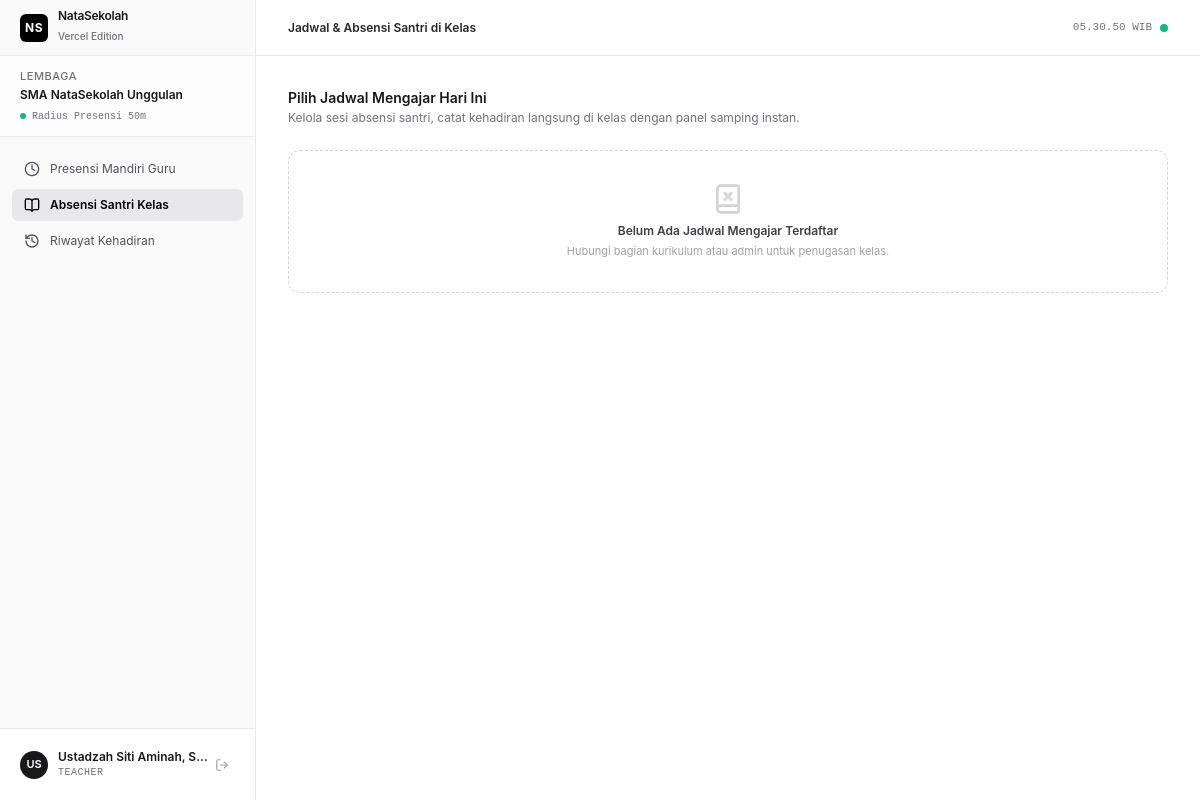
Before: /teacher/classes (signed in) with the older database file.
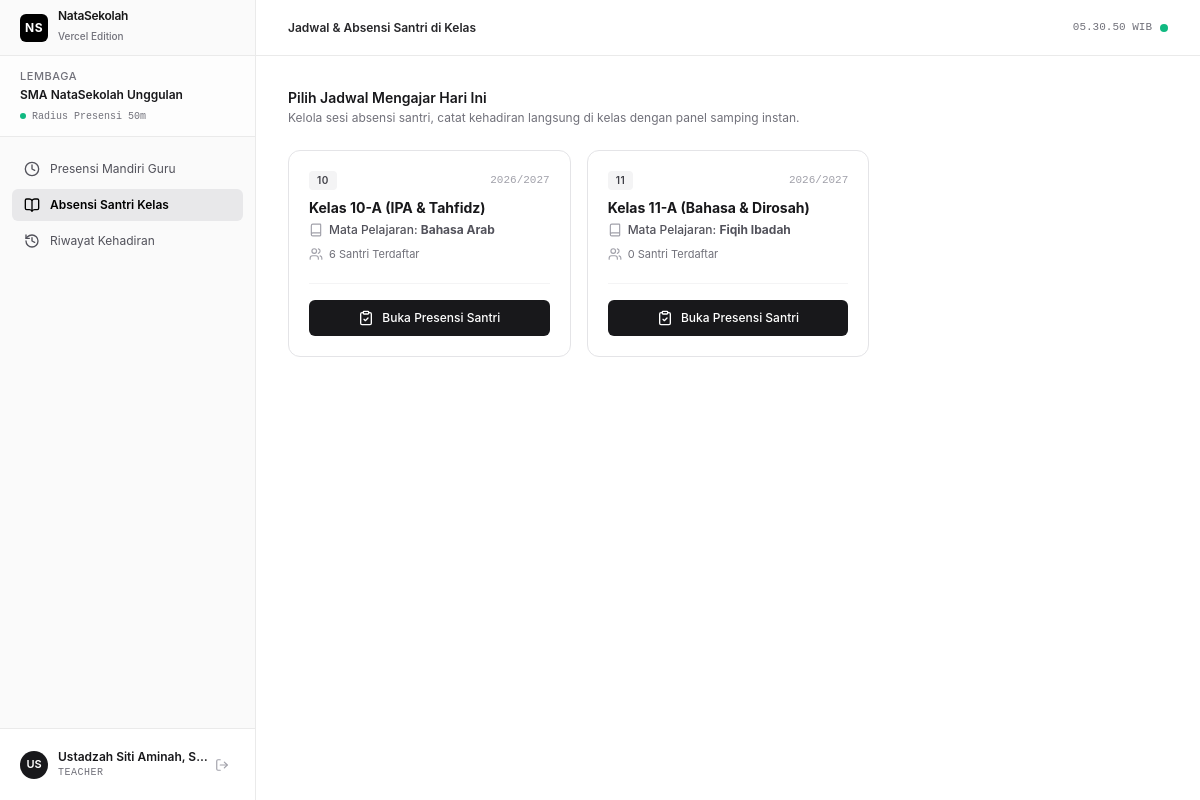
After: the same page with the newer database file.
### tables this page shows
CREATE TABLE teacher_assignments (
            id TEXT PRIMARY KEY,
            institution_id TEXT NOT NULL,
            teacher_id TEXT NOT NULL,
            classroom_id TEXT NOT NULL,
            subject_id TEXT NOT NULL,
            created_at TIMESTAMP DEFAULT CURRENT_TIMESTAMP,
            UNIQUE(teacher_id, classroom_id, subject_id),
            FOREIGN KEY (institution_id) REFERENCES institutions(id) ON DELETE CASCADE,
            FOREIGN KEY (teacher_id) REFERENCES users(id) ON DELETE CASCADE,
            FOREIGN KEY (classroom_id) REFERENCES classrooms(id) ON DELETE CASCADE,
            FOREIGN KEY (subject_id) REFERENCES subjects(id) ON DELETE CASCADE
        );

CREATE TABLE classrooms (
            id TEXT PRIMARY KEY,
            institution_id TEXT NOT NULL,
            name TEXT NOT NULL, -- Contoh: "Kelas 10-A IPA", "Kelas 7-B Tahfidz"
            level TEXT NOT NULL, -- Contoh: "10", "7"
            academic_year TEXT DEFAULT '2026/2027',
            created_at TIMESTAMP DEFAULT CURRENT_TIMESTAMP,
            FOREIGN KEY (institution_id) REFERENCES institutions(id) ON DELETE CASCADE
        );

CREATE TABLE subjects (
            id TEXT PRIMARY KEY,
            institution_id TEXT NOT NULL,
            name TEXT NOT NULL, -- Contoh: "Matematika", "Bahasa Arab", "Tahfidz"
            code TEXT,
            created_at TIMESTAMP DEFAULT CURRENT_TIMESTAMP,
            FOREIGN KEY (institution_id) REFERENCES institutions(id) ON DELETE CASCADE
        );

### server.py (the view)
@app.get("/teacher/classes", response_class=HTMLResponse)
async def teacher_classes_page(request: Request):
    user = get_current_user(request)
    if not user:
        return RedirectResponse(url="/login")
    if user["role"] not in ["TEACHER", "ADMIN"]:
        return RedirectResponse(url="/attendance")
    conn = get_db()
    cur = conn.cursor()
    if user["role"] == "ADMIN":
        cur.execute("""
            SELECT a.id as assignment_id, c.name as classroom_name, c.level, c.academic_year,
                   s.name as subject_name,
                   (SELECT COUNT(*) FROM students std WHERE std.classroom_id = c.id AND std.is_active = 1) as total_students
            FROM teacher_assignments a
            JOIN classrooms c ON a.classroom_id = c.id
            JOIN subjects s ON a.subject_id = s.id
            WHERE a.institution_id = ?
            ORDER BY c.name ASC
        """, (user["institution_id"],))
    else:
        cur.execute("""
            SELECT a.id as assignment_id, c.name as classroom_name, c.level, c.academic_year,
                   s.name as subject_name,
                   (SELECT COUNT(*) FROM students std WHERE std.classroom_id = c.id AND std.is_active = 1) as total_students
            FROM teacher_assignments a
            JOIN classrooms c ON a.classroom_id = c.id
            JOIN subjects s ON a.subject_id = s.id
            WHERE a.institution_id = ? AND a.teacher_id = ?
            ORDER BY c.name ASC
        """, (user["institution_id"], user["id"]))
    classes = [dict(r) for r in cur.fetchall()]
    conn.close()
    return templates.TemplateResponse(
        request=request,
        name="teacher_classes.html",
        context={
            "user": user,
            "active_menu": "classes",
            "classes": classes
        }
    )

### templates/teacher_classes.html (shortened to what this page needs)
{% extends "base.html" %}
{% block header_title %}Jadwal & Absensi Santri di Kelas{% endblock %}
{% block content %}
<div class="space-y-6">
  <div>
    <h3 class="text-sm font-semibold text-zinc-900">Pilih Jadwal Mengajar Hari Ini</h3>
    <p class="text-xs text-zinc-500 mt-0.5">Kelola sesi absensi santri, catat kehadiran langsung di kelas dengan panel samping instan.</p>
  </div>
  <div class="grid grid-cols-1 md:grid-cols-2 lg:grid-cols-3 gap-4">
    {% for c in classes %}
    <div class="rounded-xl border border-zinc-200 bg-white p-5 hover:border-zinc-400 transition-all shadow-2xs flex flex-col justify-between">
      <div>
        <div class="flex items-center justify-between">
          <span class="px-2 py-0.5 rounded text-[10px] font-semibold bg-zinc-100 text-zinc-700 uppercase tracking-wider">{{ c.level }}</span>
          <span class="text-[11px] text-zinc-400 font-mono">{{ c.academic_year }}</span>
        </div>
        <h4 class="text-sm font-bold text-zinc-900 mt-2">{{ c.classroom_name }}</h4>
        <div class="text-xs text-zinc-600 font-medium mt-1 flex items-center gap-1.5">
          <i data-lucide="book" class="w-3.5 h-3.5 text-zinc-400"></i>
          <span>Mata Pelajaran: <b>{{ c.subject_name }}</b></span>
        </div>
        <div class="text-[11px] text-zinc-500 mt-2 flex items-center gap-1.5">
          <i data-lucide="users" class="w-3.5 h-3.5 text-zinc-400"></i>
          <span>{{ c.total_students }} Santri Terdaftar</span>
        </div>
      </div>
      <div class="mt-5 pt-4 border-t border-zinc-100">
        <a href="/teacher/attendance/{{ c.assignment_id }}"
           class="w-full h-9 rounded-md bg-zinc-900 hover:bg-zinc-800 text-white text-xs font-medium transition-colors flex items-center justify-center gap-2 shadow-2xs">
          <i data-lucide="clipboard-check" class="w-4 h-4"></i>
          <span>Buka Presensi Santri</span>
        </a>
      </div>
    </div>
    {% else %}
    <div class="col-span-full p-8 rounded-xl border border-dashed border-zinc-300 text-center bg-white">
      <i data-lucide="book-x" class="w-8 h-8 text-zinc-300 mx-auto mb-2"></i>
      <h4 class="text-xs font-semibold text-zinc-700">Belum Ada Jadwal Mengajar Terdaftar</h4>
      <p class="text-[11px] text-zinc-400 mt-1">Hubungi bagian kurikulum atau admin untuk penugasan kelas.</p>
    </div>
    {% endfor %}
  </div>
</div>
{% endblock %}

Changed rows visible on the page:
added teacher_assignments: level "10", academic_year "2026/2027", classroom_name "Kelas 10-A (IPA & Tahfidz)", subject_name "Bahasa Arab", total_students "6"
added teacher_assignments: level "11", academic_year "2026/2027", classroom_name "Kelas 11-A (Bahasa & Dirosah)", subject_name "Fiqih Ibadah", total_students "0"
Other visible differences:
text no longer shown: "Belum Ada Jadwal Mengajar Terdaftar Hubungi bagian kurikulum atau admin untuk penugasan kelas."
